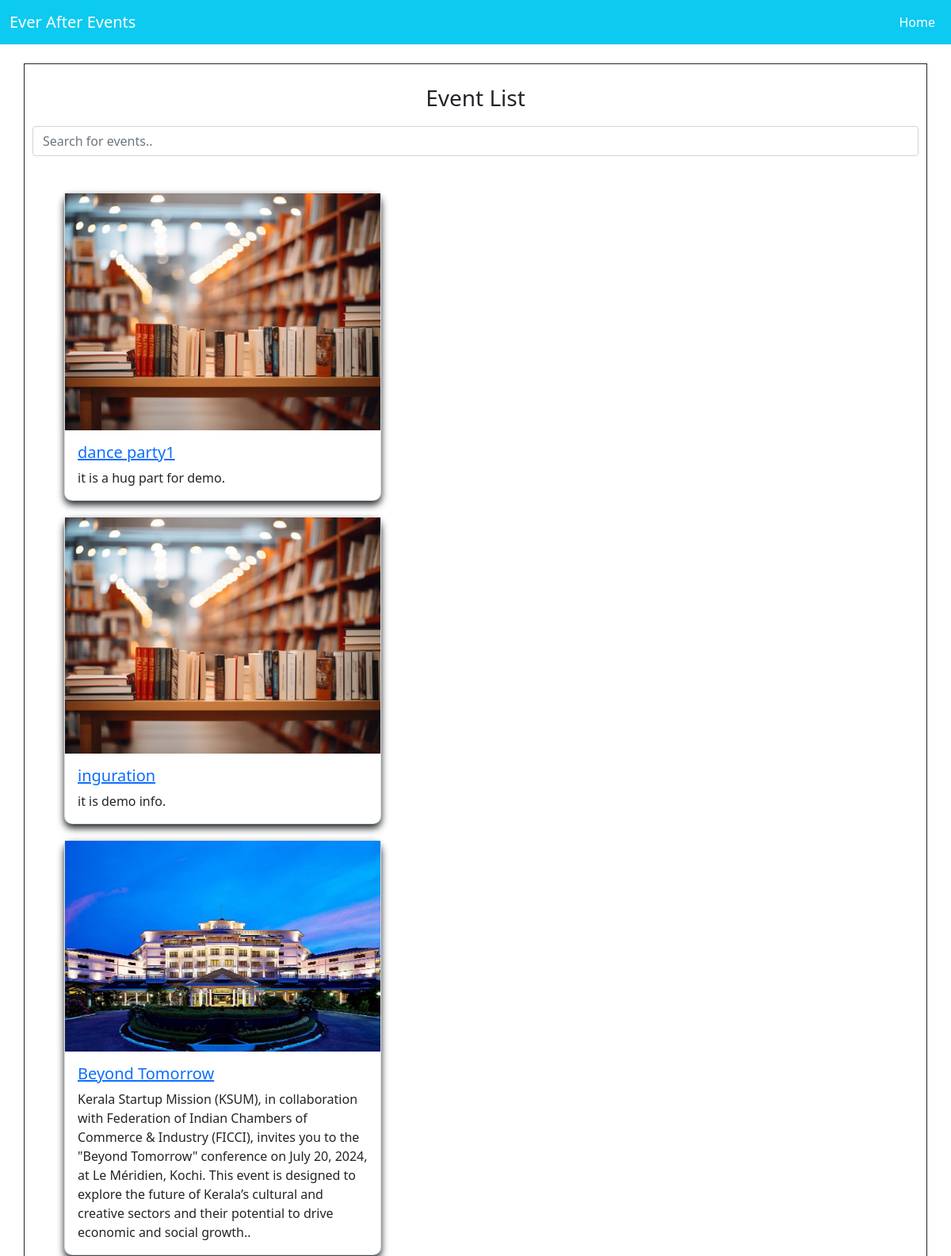
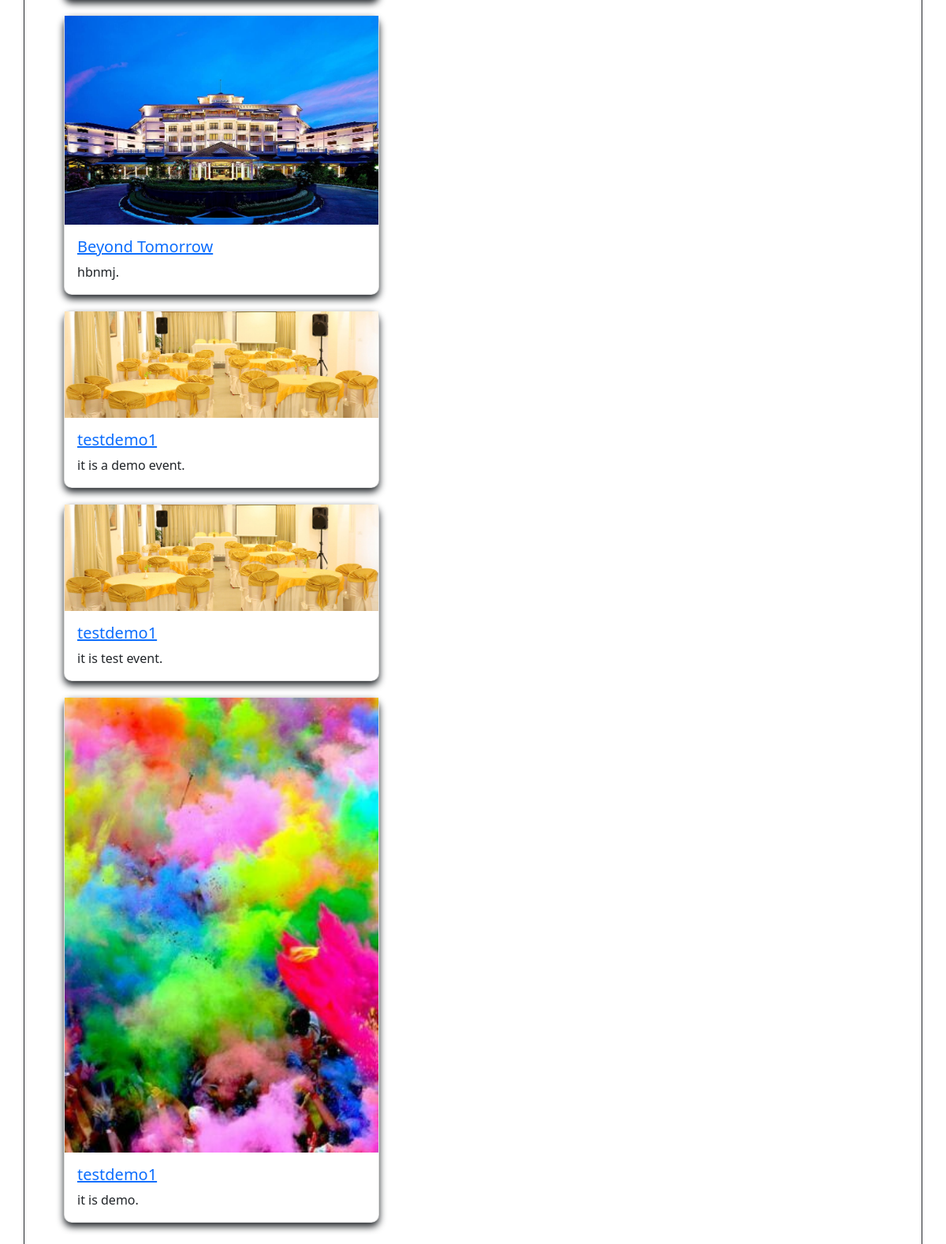
/eventapp/event_list_user/, run on the app's committed database (2 pictures, top to bottom).
### eventapp/models.py (models this page shows)
class Event(models.Model):
    title = models.CharField(max_length=200)
    description = models.TextField()
    start_time = models.DateTimeField()
    end_time = models.DateTimeField()
    location = models.CharField(max_length=200)
    image = models.ImageField(upload_to='image/')

### eventapp/views.py (the view)
# urls.py: path('event_list_user/',EventListView_user.as_view(),name='event_list_user'),
class EventListView_user(ListView):
    model = Event
    template_name = 'event_list_user.html'
    context_object_name = 'events'

### eventapp/templates/event_list_user.html (shortened to what this page needs)
<!DOCTYPE html>
{% load static %}
<html lang="en">
<head>
     <link href="https://cdn.jsdelivr.net/npm/bootstrap@5.0.2/dist/css/bootstrap.min.css" rel="stylesheet">
    <link rel="stylesheet" href="{% static 'css/event_list_user_style.css' %}">
</head>
<body>
<nav class="navbar navbar-expand-lg navbar-dark bg-info">
    <div class="container-fluid">
      <a class="navbar-brand" href="#">Ever After Events</a>
      <div class="collapse navbar-collapse" id="navbarNav">
        <ul class="navbar-nav ms-auto">
          <li class="nav-item">
            <a class="nav-link active" aria-current="page" href="http://127.0.0.1:8000/eventapp/display_profile_user/">Home</a>
          </li>
        </ul>
      </div>
    </div>
</nav>
<div class="container border border-dark mt-4">
  <div class="row">
      <div class="col-12 d-flex justify-content-center align-item-center mt-3">
            <h3>Event List</h3>
        </div>
    <div class="col-sm-12 mb-3">
      <input type="text" id="myFilter" class="form-control" onkeyup="myFunction()" placeholder="Search for events..">
    </div>
  </div>
  <div class="row " id="myItems">
    <div class="col-3 justify-content-center align-item-center">
      {% for event in events %}
      <div class="card">
         <img src="{{event.image.url}}">
        <div class="card-body">
          <h5 class="card-title"><a href="http://127.0.0.1:8000/eventapp/event_detail_user/{{event.pk}}/">{{event.title}}</a></h5>
          <p class="card-text">{{event.description}}.</p>
        </div>
      </div>
      {% endfor %}
    </div>
  </div>
</div>
</body>
</html>

### eventapp/static/css/event_list_user_style.css (style rules this page uses)
.card { width: 25rem; height: auto; border-radius:10px; box-shadow:0 5px 10px ; margin:20px 40px; }
input { border:1px solid #333; font-size:18px; padding:12px 10px; margin:10px 0; width:100%; }
img { width:100%; height:80%; }

### eventapp/templates/event_list_user.html (style rules this page uses)
.container { padding: 10px; }
ul li { list-style: none; }

### data on the page
Event: image (picture), title "dance party1", description "it is a hug part for demo"
Event: image (picture), title "inguration", description "it is demo info"
Event: image (picture), title "Beyond Tomorrow", description "Kerala Startup Mission (KSUM), in collaboration with Federation of Indian Chambers of Commerce & Industry (FICCI), invites you to the \"Beyond Tomorrow\" conference on July 20, 2024, at Le Méridien, Kochi. This event is designed to explore the future of Kerala’s cultural and creative sectors and their potential to drive economic and social growth."
Event: image (picture), title "Beyond Tomorrow", description "hbnmj"
Event: image (picture), title "testdemo1", description "it is a demo event"
Event: image (picture), title "testdemo1", description "it is test event"
Event: image (picture), title "testdemo1", description "it is demo"
